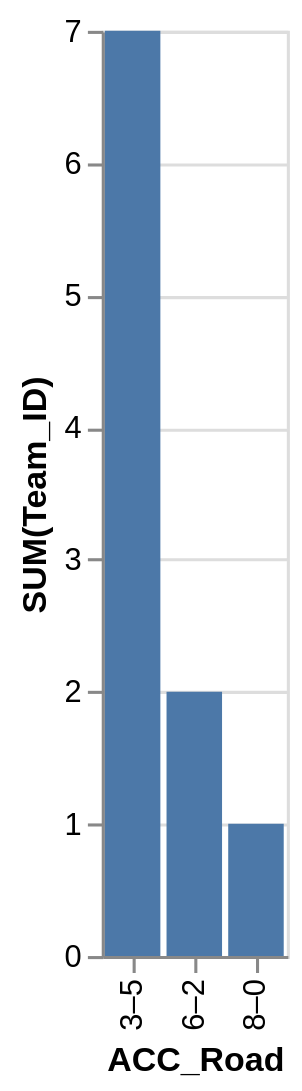

This figure's Vega-Lite source:
### Vega-Lite specification from a JSON file in a GitHub repository (floating-point values rounded to 4 significant figures)
{"data": {"values": [{"x_data": "3–5", "y_data": 7}, {"x_data": "6–2", "y_data": 2}, {"x_data": "8–0", "y_data": 1}]}, "mark": "bar", "encoding": {"x": {"field": "x_data", "type": "nominal", "title": "ACC_Road", "sort": "ascending"}, "y": {"field": "y_data", "type": "quantitative", "title": "SUM(Team_ID)"}}}
